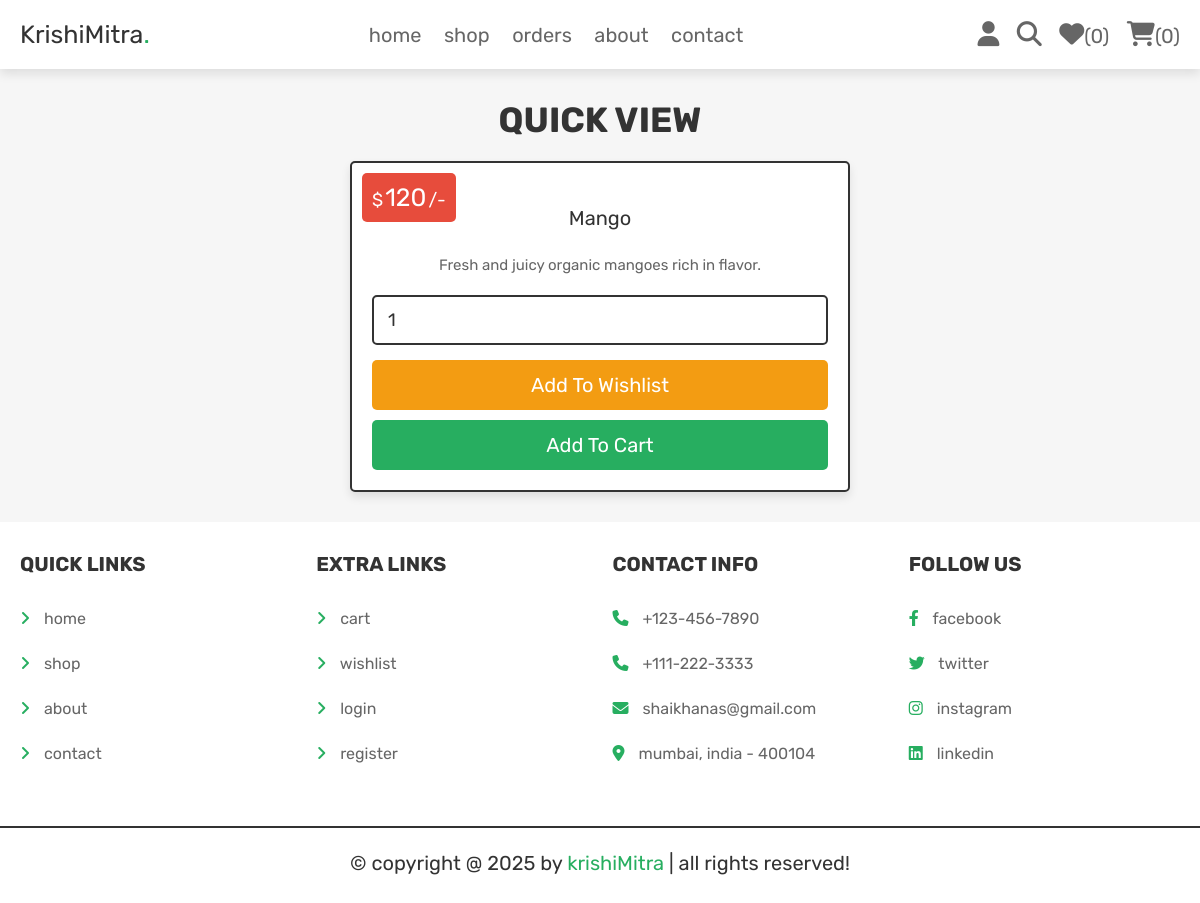
The page /view_page.php?pid=24 (signed in) on the database its author committed.
### tables this page shows
CREATE TABLE `products` (
  `id` int(100) NOT NULL,
  `name` varchar(100) NOT NULL,
  `category` varchar(20) NOT NULL,
  `details` varchar(500) NOT NULL,
  `price` int(100) NOT NULL,
  `image` varchar(100) NOT NULL
);

### view_page.php (the view, shortened to what this page needs)
<!DOCTYPE html>
<html lang="en">
<head>
   <link rel="stylesheet" href="https://cdnjs.cloudflare.com/ajax/libs/font-awesome/6.1.1/css/all.min.css">
   <link rel="stylesheet" href="css/style.css">
</head>
<body>
<?php include 'header.php'; ?>
<section class="quick-view">
   <h1 class="title">quick view</h1>
   <?php
      $pid = $_GET['pid'];
      $select_products = $conn->prepare("SELECT * FROM `products` WHERE id = ?");
      $select_products->execute([$pid]);
      if($select_products->rowCount() > 0){
         while($fetch_products = $select_products->fetch(PDO::FETCH_ASSOC)){
   ?>
   <form action="" class="box" method="POST">
      <div class="price">$<span><?= $fetch_products['price']; ?></span>/-</div>
      <div class="name"><?= $fetch_products['name']; ?></div>
      <div class="details"><?= $fetch_products['details']; ?></div>
      <input type="number" min="1" value="1" name="p_qty" class="qty">
      <input type="submit" value="add to wishlist" class="option-btn" name="add_to_wishlist">
      <input type="submit" value="add to cart" class="btn" name="add_to_cart">
   </form>
   <?php
         }
      }else{
         echo '<p class="empty">no products added yet!</p>';
      }
   ?>
</section>
<?php include 'footer.php'; ?>
</body>
</html>

### css/style.css (style rules this page uses)
.quick-view .box { max-width: 50rem; padding:2rem; text-align: center; border:var(--border); background-color: var(--white); box-shadow: var(--box-shadow); border-radius: .5rem; position: relative; margin:0 auto; }
.quick-view .box .price { position: absolute; top:1rem; left:1rem; padding:1rem; border-radius: .5rem; background-color: var(--red); font-size: 1.8rem; color:var(--white); }
.quick-view .box .price span { font-size: 2.5rem; color:var(--white); margin:0 .2rem; }
.quick-view .box .qty { margin:.5rem 0; border-radius: .5rem; padding:1.2rem 1.4rem; font-size: 1.8rem; color:var(--black); border:var(--border); width: 100%; }
.quick-view .box .name { font-size: 2rem; color:var(--black); padding:1rem 0; }
.quick-view .box .details { padding:1rem 0; line-height: 2; font-size: 1.5rem; color:var(--light-color); }

### css/components.css (style rules this page uses)
:root { --green:#27ae60; --orange:#f39c12; --red:#e74c3c; --black:#333; --light-color:#666; --white:#fff; --light-bg:#f6f6f6; --border:.2rem solid var(--black); --box-shadow:0 .5rem 1rem rgba(0,0,0,.1); }
* { font-family: 'Rubik', sans-serif; margin:0; padding:0; box-sizing: border-box; outline: none; border:none; text-decoration: none; color:var(--black); }
body { background-color: var(--light-bg); }
html { font-size: 62.5%; overflow-x: hidden; scroll-behavior: smooth; scroll-padding-top: 6.5rem; }
section { padding:3rem 2rem; max-width: 1200px; margin:0 auto; }
.btn, .delete-btn, .option-btn { display: block; width: 100%; margin-top: 1rem; border-radius: .5rem; color:var(--white); font-size: 2rem; padding:1.3rem 3rem; text-transform: capitalize; cursor: pointer; text-align: center; }
.btn { background-color: var(--green); }
.option-btn { background-color: var(--orange); }
.title { text-align: center; margin-bottom: 2rem; text-transform: uppercase; color:var(--black); font-size: 3.5rem; }

### rows shown on the page
products: price "120", name "Mango", details "Fresh and juicy organic mangoes rich in flavor."

### other values the page prints
$wishlist_count "0"
$cart_count "0"
